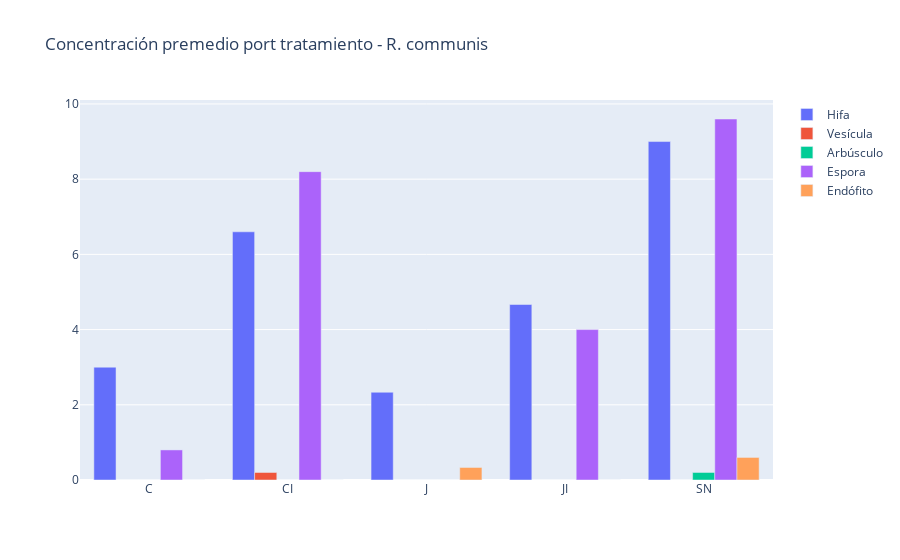

Notebook source saved alongside this figure:
### Code cell
tratamiento=df_mico_grouped["Trat"].unique()

fig = go.Figure(data=[
    go.Bar(name='Hifa', x=tratamiento, y=df_mico_grouped[(df_mico_grouped["Especie"] == 'R. communis')]["Hifa"]),    
    go.Bar(name='Vesícula', x=tratamiento, y=df_mico_grouped[(df_mico_grouped["Especie"] == 'R. communis')]["Vesícula"]),
    go.Bar(name='Arbúsculo', x=tratamiento, y=df_mico_grouped[(df_mico_grouped["Especie"] == 'R. communis')]["Arbúsculo"]),
    go.Bar(name='Espora', x=tratamiento, y=df_mico_grouped[(df_mico_grouped["Especie"] == 'R. communis')]["Espora"]),
    go.Bar(name='Endófito', x=tratamiento, y=df_mico_grouped[(df_mico_grouped["Especie"] == 'R. communis')]["Endófito"]),
])
# Change the bar mode
fig.update_layout(barmode='group', title='Concentración promedio por tratamiento - R. communis')
fig.show()

### Figure 1 — Plotly figure (JSON) as saved in the notebook; plotly's stock layout.template omitted (floating-point values rounded to 4 significant figures)
{"data": [{"name": "Hifa", "type": "bar", "x": ["C", "CI", "J", "JI", "SN"], "y": [3, 6.6, 2.333, 4.667, 9]}, {"name": "Vesícula", "type": "bar", "x": ["C", "CI", "J", "JI", "SN"], "y": [0, 0.2, 0, 0, 0]}, {"name": "Arbúsculo", "type": "bar", "x": ["C", "CI", "J", "JI", "SN"], "y": [0, 0, 0, 0, 0.2]}, {"name": "Espora", "type": "bar", "x": ["C", "CI", "J", "JI", "SN"], "y": [0.8, 8.2, 0, 4, 9.6]}, {"name": "Endófito", "type": "bar", "x": ["C", "CI", "J", "JI", "SN"], "y": [0, 0, 0.3333, 0, 0.6]}], "layout": {"barmode": "group", "title": {"text": "Concentración premedio port tratamiento - R. communis"}}}
